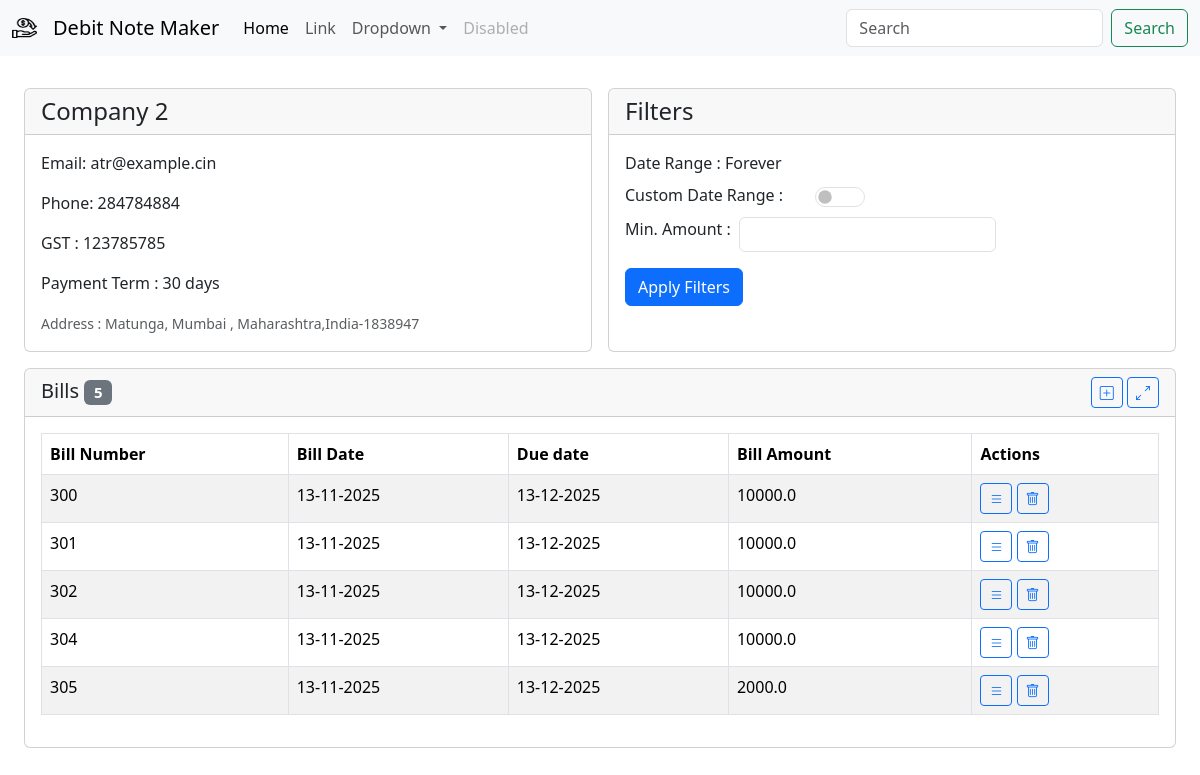
The page /party/2 on the database its author committed.
### db/models/company.py (models this page shows)
class Company(Base):
    __tablename__ = "companies"
    id = Column(Integer, primary_key=True, index=True)
    name = Column(String, unique=False, index=False, nullable=False)
    gst_number = Column(String, unique=True, index=True, nullable=False)
    email =  Column(String, nullable=True)
    phone_number = Column(String, nullable=True)
    payment_term_days = Column(Integer, nullable=False, default=30)
    address = Column(String, nullable=True)
    created_at = Column(DateTime, default=datetime.now)
    bills = relationship("Bill", back_populates="company", cascade="all, delete-orphan")

### db/models/bill.py (models this page shows, shortened)
class Bill(Base):
    id = Column(Integer, primary_key=True, index=True)
    bill_number = Column(Integer,unique=True,nullable=False)
    amount = Column(Float, nullable=False)
    bill_date = Column(DateTime, nullable=False)
    company_id = Column(Integer, ForeignKey("companies.id"))
    company = relationship("Company", back_populates="bills")
    transactions = relationship("Transaction", back_populates="bill", cascade="all, delete-orphan")

### app/v1/company.py (the view)
@router.get("/party/{company_id}")
def company_detail(request: Request,company_id:int, db=Depends(get_db)):
    company =company_api.get_company(id=company_id, db=db)
    bills = [
        BillShow.model_validate(bill).model_dump()
        for bill in company.bills
    ]
    bills = sorted(bills, key=lambda bill: bill['bill_date'] or datetime.min)
    context = {"request": request,"company":company,"bills":bills}
    return templates.TemplateResponse("company/company_detail.html",context)

### template/company/company_detail.html (shortened to what this page needs)
{% extends "base.html" %}
{% block title %}
<link rel="stylesheet"
    href="https://cdnjs.cloudflare.com/ajax/libs/bootstrap-datepicker/1.10.0/css/bootstrap-datepicker.min.css">
{% endblock %}
{% block content %}
<div class="row m-3 g-3 align-items-stretch">
    <div class="col-12 col-lg-6 d-flex">
        {% include 'components/company_summary_card.html' %}
    </div>
    <div class="col-12 col-lg-6 d-flex">
        {% include 'components/bill_filter_card.html' %}
    </div>
</div>
<div class="col-lg-12">
<div class="card h-100">
    <div class="card-header d-flex justify-content-between align-items-center">
        <h5 class="mb-0">Bills
            <span class="badge text-bg-secondary ml-2">{{ bills|length }}</span>
        </h5>
        <div>
            <button type="button" class="btn btn-sm btn-outline-primary edit-transaction-btn" data-bs-toggle="modal"
                data-bs-target="#editTransactionModal">
                <i class="bi bi-plus-square"></i>
            </button>
            <a class="btn btn-outline-primary btn-sm" href="/party/{{ company.id}}/transactions" role="button"
                aria-disabled="true">
                <i class="bi bi-arrows-angle-expand"></i>
            </a>
        </div>
    </div>
    <div class="card-body">
        {% include 'components/bill_list_table.html' %}
     </div>
</div>
</div>
{% endblock %}

### template/base.html (shortened to what this page needs)
<!doctype html>
<html lang="en">
  <head>
    {% block title %}
    {% endblock %}
    <link href="https://cdn.jsdelivr.net/npm/bootstrap@5.3.8/dist/css/bootstrap.min.css" rel="stylesheet">
    <link rel="stylesheet" href="https://cdn.jsdelivr.net/npm/bootstrap-icons@1.11.3/font/bootstrap-icons.min.css">
  </head>
  <body>
{% include "components/navbar.html"%}
{% block content %}
{% endblock %}
</body>
</html>

### template/components/navbar.html (shortened to what this page needs)
<nav class="navbar navbar-expand-lg bg-body-tertiary">
    <div class="container-fluid">
        <img src="{{ url_for('static', path='images/cashback.png') }}" alt="Logo" width="25" height="30" class="d-inline-block align-text-top navbar-brand"/>
      <a class="navbar-brand" href="/">Debit Note Maker</a>
      <div class="collapse navbar-collapse" id="navbarSupportedContent">
        <ul class="navbar-nav me-auto mb-2 mb-lg-0">
          <li class="nav-item">
            <a class="nav-link active" aria-current="page" href="#">Home</a>
          </li>
          <li class="nav-item">
            <a class="nav-link" href="#">Link</a>
          </li>
          <li class="nav-item dropdown">
            <a class="nav-link dropdown-toggle" href="#" role="button" data-bs-toggle="dropdown" aria-expanded="false">
              Dropdown
            </a>
          </li>
          <li class="nav-item">
            <a class="nav-link disabled" aria-disabled="true">Disabled</a>
          </li>
        </ul>
        <form class="d-flex" role="search">
          <input class="form-control me-2" type="search" placeholder="Search" aria-label="Search"/>
          <button class="btn btn-outline-success" type="submit">Search</button>
        </form>
      </div>
    </div>
  </nav>

### template/components/company_summary_card.html
<div class="card flex-fill h-100 w-100" style="flex: 1 1 0; min-width: 0;">
    <div class="card-header">
       <h4 class="card-text">{{company.name}}</h4>
   </div>
     <div class="justify-content-center card-body">
       <p class="card-text">Email: {{ company.email}}</p>
       <p class="card-text">Phone: {{ company.phone_number}}</p>
       <p class="card-text">GST : {{ company.gst_number }}</p>
       <p class="card-text">Payment Term : {{ company.payment_term_days}} days</p>
       {% if company.address %}
       <small class="card-text text-muted">Address : {{ company.address }}</small>
       {% endif %}
     </div>
   </div>

### template/components/bill_filter_card.html (shortened to what this page needs)
<div class="card flex-fill h-100 w-100" style="flex: 1 1 0; min-width: 0;">
        <div class="card-header">
            <h4 class="card-text">Filters</h4>
        </div>
        <div class="card-body">
            <div class="row">
                <div class="card-text mb-2">
                    Date Range : Forever
                </div>
                <div class="card-text">
                    <div class="row align-items-top">
                        <div class="col-auto">
                          <label for="dateSwitch" class="me-2">Custom Date Range :</label>
                        </div>
                        <div class="col-auto">
                            <div class="form-check form-switch">
                              <input class="form-check-input"  type="checkbox" id="dateSwitch"     style="width:50px;height:20px">
                            </div>
                          </div>
                      </div>
                      <div class="col-auto mt-2" style="display: flex;">
                        <label for="quantity" class="form-label me-2" >Min. Amount :</label>
                        <input type="number" class="form-control" id="quantity" name="quantity" min="0" step="100" style="width:auto;height:35px">
                      </div>
                </div>
            </div>
            <div class="mt-3">
                <button class="btn btn-primary" id="applyFiltersBtn">Apply Filters</button>
        </div>
    </div>

### template/components/bill_list_table.html (shortened to what this page needs)
<div class="table-responsive">
    {% if bills %}
    <table class="table table-striped table-bordered">
        <thead>
            <tr>
                <th>Bill Number</th>
                <th>Bill Date</th>
                <th>Due date</th>
                <th>Bill Amount</th>
                <th>Actions
                </th>
            </tr>
        </thead>
        <tbody>
            {% for bill in bills %}
            <tr>
                <td>{{ bill.bill_number }}</td>
                <td>{{ bill.bill_date | format_datetime('%d-%m-%Y') }}</td>
                <td>{{ bill.due_date | format_datetime('%d-%m-%Y') }}</td>
                <td>{{ bill.amount }}</td>
                <td><a href="bill/{{bill.bill_number}}" class="btn btn-outline-primary btn-sm" role="button"
                        aria-disabled="true">
                        <i class="bi bi-list"></i>
                    </a>
                    <button onclick="deleteBill('{{ bill.id }}', '{{ bill.bill_number }}')"
                        class="btn btn-outline-primary btn-sm" role="button" aria-disabled="true">
                        <i class="bi bi-trash"></i>
                    </button>
                </td>
            </tr>
            {% endfor %}
        </tbody>
    </table>
    {% else %}
    <p>No bills available.</p>
    {% endif %}
</div>

### rows shown on the page
Company: name "Company 2", email "atr@example.cin", phone_number "284784884", gst_number "123785785", payment_term_days "30", address "Matunga, Mumbai , Maharashtra,India-1838947"
Bill: bill_number "300", bill_date "13-11-2025", due_date "13-12-2025", amount "10000.0"
Bill: bill_number "301", bill_date "13-11-2025", due_date "13-12-2025", amount "10000.0"
Bill: bill_number "302", bill_date "13-11-2025", due_date "13-12-2025", amount "10000.0"
Bill: bill_number "304", bill_date "13-11-2025", due_date "13-12-2025", amount "10000.0"
Bill: bill_number "305", bill_date "13-11-2025", due_date "13-12-2025", amount "2000.0"

### other values the page prints
{{ bills|length }} "5"
